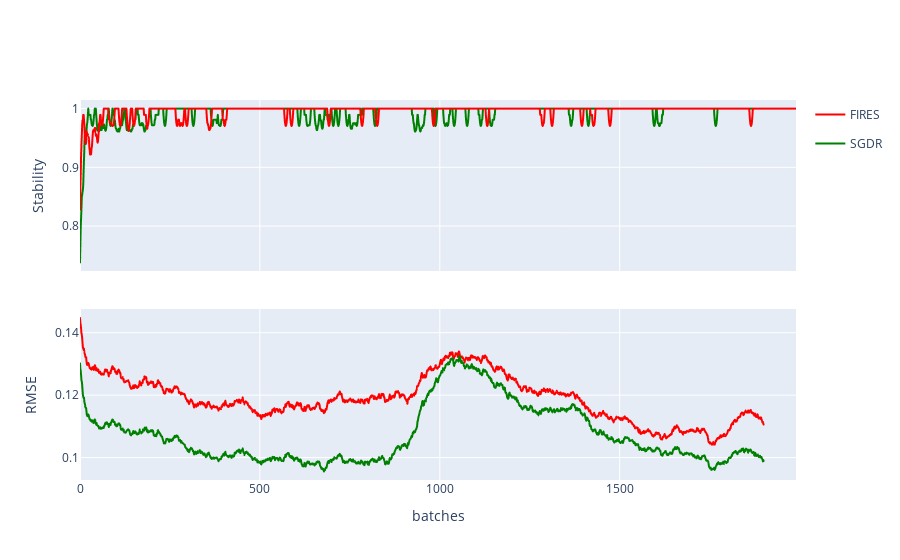

Here is the notebook cell this chart was saved with:
### Code cell
fig = make_subplots(rows=2, cols=1, shared_xaxes=True, vertical_spacing=0.1) # subplot_titles=("Stability","Accuracy", "F1-Score"),
for i in range(len(stability_trace)):
    stability_trace[i]["showlegend"] = False
    if stability_trace[i]["name"] == "FIRES":
        trace = stability_trace[i]
    else:
        fig.add_trace(stability_trace[i], row=1, col=1)
fig.add_trace(trace, row=1, col=1)
for i in range(len(rmse_trace)):
    fig.add_trace(rmse_trace[i], row=2, col=1)
fig.update_xaxes(title_text="batches", row=2, col=1)
fig.update_yaxes(title_text="Stability", row=1, col=1)
fig.update_yaxes(title_text="RMSE", row=2, col=1)

fig.write_image("{}/{}.{}".format(folder, dataset_name, export_type))
fig.show()

### Figure 1 — Plotly figure (JSON) as saved in the notebook; plotly's stock layout.template omitted (floating-point values rounded to 4 significant figures; data arrays with more than 128 entries replaced by an {"elided": "..."} marker saying what was removed)
{"data": [{"hovertemplate": "variable=SGDR<br>batches=%{x}<br>stability=%{y}<extra></extra>", "legendgroup": "SGDR", "line": {"color": "green", "dash": "solid"}, "mode": "lines", "name": "SGDR", "showlegend": false, "type": "scattergl", "x": {"elided": "1991 int values"}, "xaxis": "x", "y": {"elided": "1991 float values"}, "yaxis": "y"}, {"hovertemplate": "variable=FIRES<br>batches=%{x}<br>stability=%{y}<extra></extra>", "legendgroup": "FIRES", "line": {"color": "red", "dash": "solid"}, "mode": "lines", "name": "FIRES", "showlegend": false, "type": "scattergl", "x": {"elided": "1991 int values"}, "xaxis": "x", "y": {"elided": "1991 float values"}, "yaxis": "y"}, {"hovertemplate": "variable=FIRES<br>batches=%{x}<br>rmse=%{y}<extra></extra>", "legendgroup": "FIRES", "line": {"color": "red", "dash": "solid"}, "mode": "lines", "name": "FIRES", "showlegend": true, "type": "scattergl", "x": {"elided": "1901 int values"}, "xaxis": "x2", "y": {"elided": "1901 float values"}, "yaxis": "y2"}, {"hovertemplate": "variable=SGDR<br>batches=%{x}<br>rmse=%{y}<extra></extra>", "legendgroup": "SGDR", "line": {"color": "green", "dash": "solid"}, "mode": "lines", "name": "SGDR", "showlegend": true, "type": "scattergl", "x": {"elided": "1901 int values"}, "xaxis": "x2", "y": {"elided": "1901 float values"}, "yaxis": "y2"}], "layout": {"xaxis": {"anchor": "y", "domain": [0, 1], "matches": "x2", "showticklabels": false}, "xaxis2": {"anchor": "y2", "domain": [0, 1], "title": {"text": "batches"}}, "yaxis": {"anchor": "x", "domain": [0.55, 1], "title": {"text": "Stability"}}, "yaxis2": {"anchor": "x2", "domain": [0, 0.45], "title": {"text": "RMSE"}}}}
